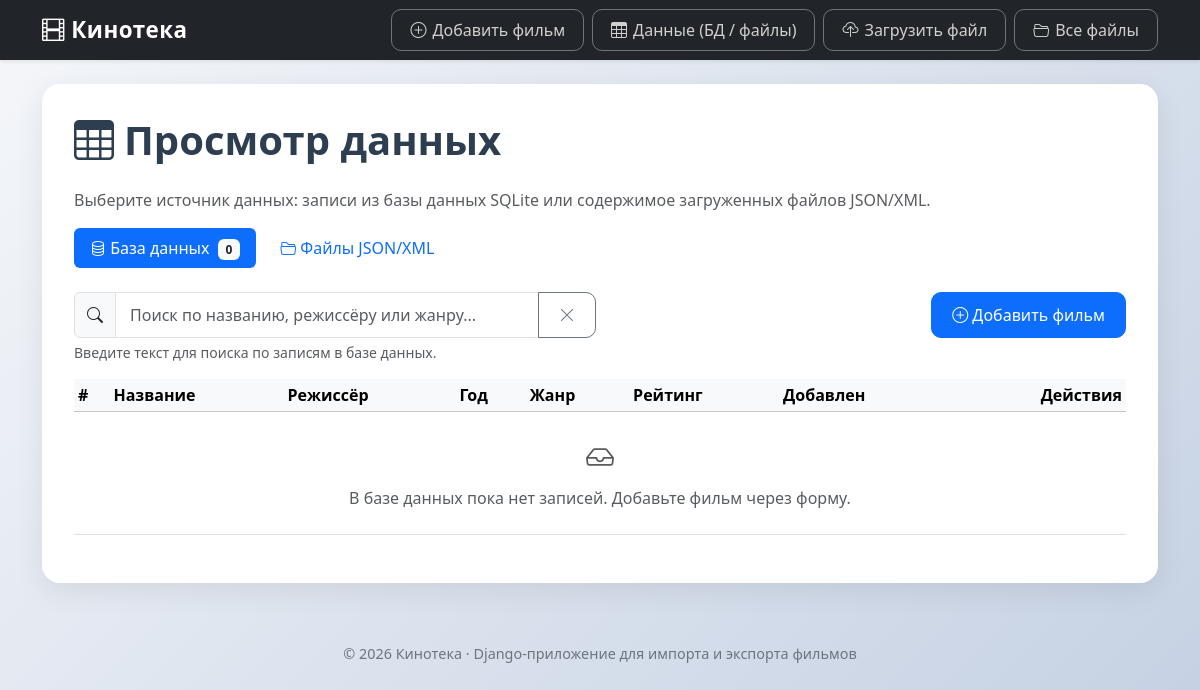
The page /data/ on the database as committed earlier.
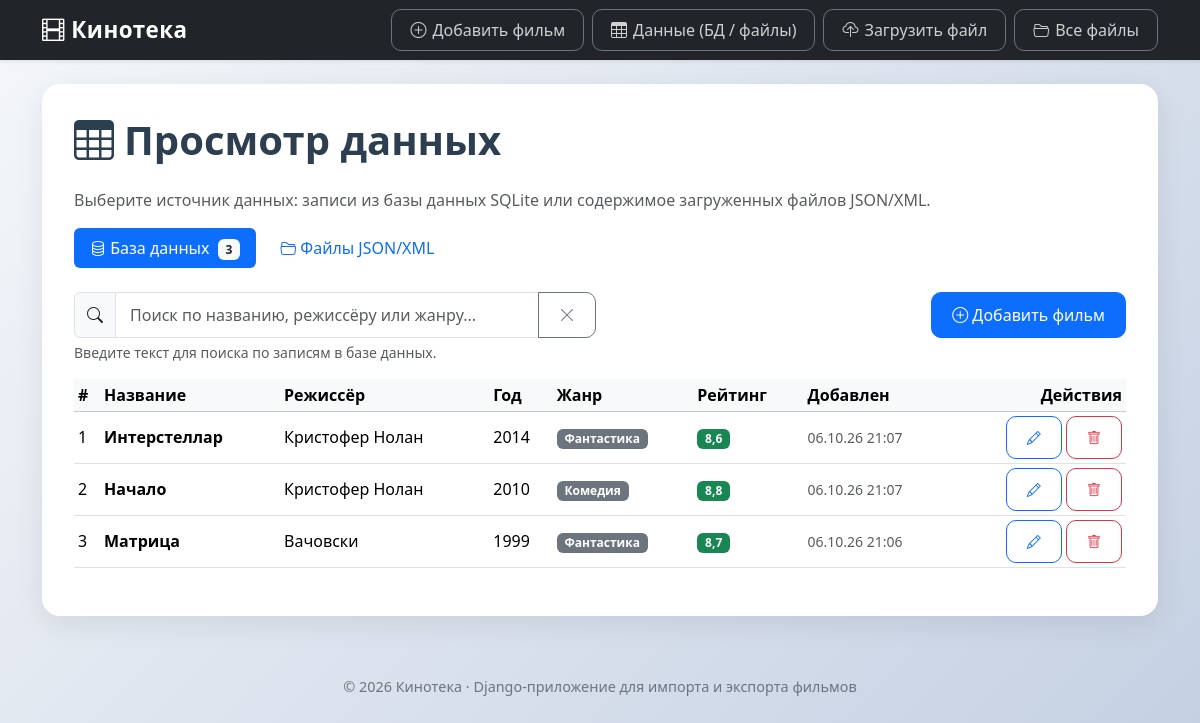
The same page on the database as committed later.
### movies/models.py (models this page shows, shortened)
class Movie(models.Model):
    title = models.CharField('Название', max_length=200)
    director = models.CharField('Режиссёр', max_length=200)
    year = models.IntegerField('Год')
    genre = models.CharField('Жанр', max_length=100)
    rating = models.FloatField('Рейтинг')
    created_at = models.DateTimeField('Дата добавления', auto_now_add=True)
    class Meta:
        verbose_name = 'Фильм'
        verbose_name_plural = 'Фильмы'
        ordering = ['-created_at', '-id']
        constraints = [
            models.UniqueConstraint(
                fields=['title', 'director', 'year'],
                name='unique_movie_title_director_year',
                violation_error_message=(
                    'Такая запись уже есть в базе данных: фильм с таким '
                    'названием, режиссёром и годом уже существует.'
                ),
            ),
        ]

### movies/views.py (the view)
# urls.py: path('data/', views.data_view, name='data_view'),
def data_view(request):
    source = request.GET.get('source', 'db')
    if source not in ('db', 'files'):
        source = 'db'
    context = {
        'source': source,
        'db_movies': Movie.objects.all(),
        'db_count': Movie.objects.count(),
    }
    if source == 'files':
        files_data = _read_files_data()
        context['files_data'] = files_data
        context['files_count'] = len(files_data)
    return render(request, 'movies/data.html', context)

### movies/templates/movies/data.html (shortened to what this page needs)
{% extends "movies/base.html" %}
{% load static %}
{% block content %}
<h1 class="page-title">
    <i class="bi bi-table"></i> Просмотр данных
</h1>
<p class="text-muted">
    Выберите источник данных: записи из базы данных SQLite или содержимое
    загруженных файлов JSON/XML.
</p>
<ul class="nav nav-pills mb-4 gap-2" id="source-tabs" role="tablist">
    <li class="nav-item" role="presentation">
        <a class="nav-link {% if source == 'db' %}active{% endif %}"
           href="{% url 'data_view' %}?source=db" role="tab">
            <i class="bi bi-database"></i> База данных
            <span class="badge bg-light text-dark ms-1">{{ db_count }}</span>
        </a>
    </li>
    <li class="nav-item" role="presentation">
        <a class="nav-link {% if source == 'files' %}active{% endif %}"
           href="{% url 'data_view' %}?source=files" role="tab">
            <i class="bi bi-folder2-open"></i> Файлы JSON/XML
        </a>
    </li>
</ul>
{% if source == 'db' %}
    <div class="row mb-3 g-2">
        <div class="col-md-6">
            <div class="input-group">
                <span class="input-group-text"><i class="bi bi-search"></i></span>
                <input type="text" id="search-input" class="form-control"
                       placeholder="Поиск по названию, режиссёру или жанру..."
                       autocomplete="off">
                <button class="btn btn-outline-secondary" type="button" id="search-clear">
                    <i class="bi bi-x-lg"></i>
                </button>
            </div>
            <div class="form-text" id="search-status">
                Введите текст для поиска по записям в базе данных.
            </div>
        </div>
        <div class="col-md-6 text-md-end">
            <a href="{% url 'add_movie' %}" class="btn btn-primary">
                <i class="bi bi-plus-circle"></i> Добавить фильм
            </a>
        </div>
    </div>
    <div class="table-responsive">
        <table class="table table-hover table-sm align-middle" id="movies-table">
            <thead class="table-light">
            <tr>
                <th>#</th>
                <th>Название</th>
                <th>Режиссёр</th>
                <th>Год</th>
                <th>Жанр</th>
                <th>Рейтинг</th>
                <th>Добавлен</th>
                <th class="text-end">Действия</th>
            </tr>
            </thead>
            <tbody id="movies-tbody">
            {% for movie in db_movies %}
                <tr data-id="{{ movie.id }}">
                    <td>{{ forloop.counter }}</td>
                    <td class="fw-semibold">{{ movie.title }}</td>
                    <td>{{ movie.director }}</td>
                    <td>{{ movie.year }}</td>
                    <td><span class="badge bg-secondary">{{ movie.genre }}</span></td>
                    <td>
                        <span class="badge {% if movie.rating >= 7 %}bg-success{% elif movie.rating >= 4 %}bg-warning text-dark{% else %}bg-danger{% endif %}">
                            {{ movie.rating }}
                        </span>
                    </td>
                    <td class="text-muted small text-nowrap">{{ movie.created_at|date:"d.m.y H:i" }}</td>
                    <td class="text-end text-nowrap">
                        <a href="{% url 'movie_edit' movie.id %}"
                           class="btn btn-sm btn-outline-primary" title="Редактировать">
                            <i class="bi bi-pencil"></i>
                        </a>
                        <form action="{% url 'movie_delete' movie.id %}" method="post"
                              class="d-inline delete-form"
                              data-title="{{ movie.title }}">
                            <button type="submit" class="btn btn-sm btn-outline-danger"
                                    title="Удалить">
                                <i class="bi bi-trash"></i>
                            </button>
                        </form>
                    </td>
                </tr>
            {% empty %}
                <tr id="empty-row">
                    <td colspan="8" class="text-center text-muted py-4">
                        <i class="bi bi-inbox fs-3 d-block mb-2"></i>
                        В базе данных пока нет записей. Добавьте фильм через форму.
                    </td>
                </tr>
            {% endfor %}
            </tbody>
        </table>
    </div>
{% endif %}
{% endblock %}

### movies/templates/movies/base.html (shortened to what this page needs)
{% load static %}
<!doctype html>
<html lang="ru">
<head>
    <link href="https://cdn.jsdelivr.net/npm/bootstrap@5.3.2/dist/css/bootstrap.min.css" rel="stylesheet">
    <link href="https://cdn.jsdelivr.net/npm/bootstrap-icons@1.11.0/font/bootstrap-icons.css" rel="stylesheet">
</head>
<body>
<nav class="navbar navbar-expand-lg navbar-dark bg-dark shadow-sm mb-4">
    <div class="container">
        <a class="navbar-brand" href="{% url 'index' %}">
            <i class="bi bi-film"></i> Кинотека
        </a>
        <div class="collapse navbar-collapse" id="mainNav">
            <div class="navbar-nav ms-auto">
                <a class="nav-btn" href="{% url 'add_movie' %}">
                    <i class="bi bi-plus-circle"></i> Добавить фильм
                </a>
                <a class="nav-btn" href="{% url 'data_view' %}">
                    <i class="bi bi-table"></i> Данные (БД / файлы)
                </a>
                <a class="nav-btn" href="{% url 'upload_file' %}">
                    <i class="bi bi-cloud-upload"></i> Загрузить файл
                </a>
                <a class="nav-btn" href="{% url 'list_files' %}">
                    <i class="bi bi-folder2-open"></i> Все файлы
                </a>
            </div>
        </div>
    </div>
</nav>
<div class="container">
    <div class="main-container">
        {% block content %}{% endblock %}
    </div>
    <footer>
        © {% now "Y" %} Кинотека · Django-приложение для импорта и экспорта фильмов
    </footer>
</div>
</body>
</html>

### movies/templates/movies/base.html (style rules this page uses)
body { background: linear-gradient(135deg, #f5f7fa 0%, #c3cfe2 100%); min-height: 100vh; font-family: 'Segoe UI', Tahoma, sans-serif; }
.navbar-brand { font-weight: 700; font-size: 1.4rem; letter-spacing: 0.5px; }
.nav-btn { border-radius: 10px; padding: 8px 18px; font-weight: 500; transition: all 0.25s ease; margin-left: 8px; display: inline-flex; align-items: center; gap: 6px; color: #d0d0d0; border: 1px solid #6c757d; background: transparent; text-decoration: none; }
.main-container { background: #ffffff; border-radius: 18px; padding: 32px; box-shadow: 0 8px 30px rgba(0, 0, 0, 0.08); margin-bottom: 40px; }
.page-title { font-weight: 700; color: #2c3e50; margin-bottom: 24px; display: flex; align-items: center; gap: 10px; }
.form-control, .form-select { border-radius: 10px; padding: 10px 14px; }
.btn { border-radius: 10px; font-weight: 500; padding: 10px 20px; }
footer { text-align: center; color: #6c757d; font-size: 0.9rem; padding: 20px 0; }

Rows that differ between the two databases and show on the page:
added Movie: title "Интерстеллар", director "Кристофер Нолан", year "2014", genre "Фантастика", rating "8,6", created_at "06.10.26 21:07"
added Movie: title "Начало", director "Кристофер Нолан", year "2010", genre "Комедия", rating "8,8", created_at "06.10.26 21:07"
added Movie: title "Матрица", director "Вачовски", year "1999", genre "Фантастика", rating "8,7", created_at "06.10.26 21:06"
Other text that changed with them:
{{ db_count }}: "0" → "3"
text no longer shown: "В базе данных пока нет записей. Добавьте фильм через форму."
